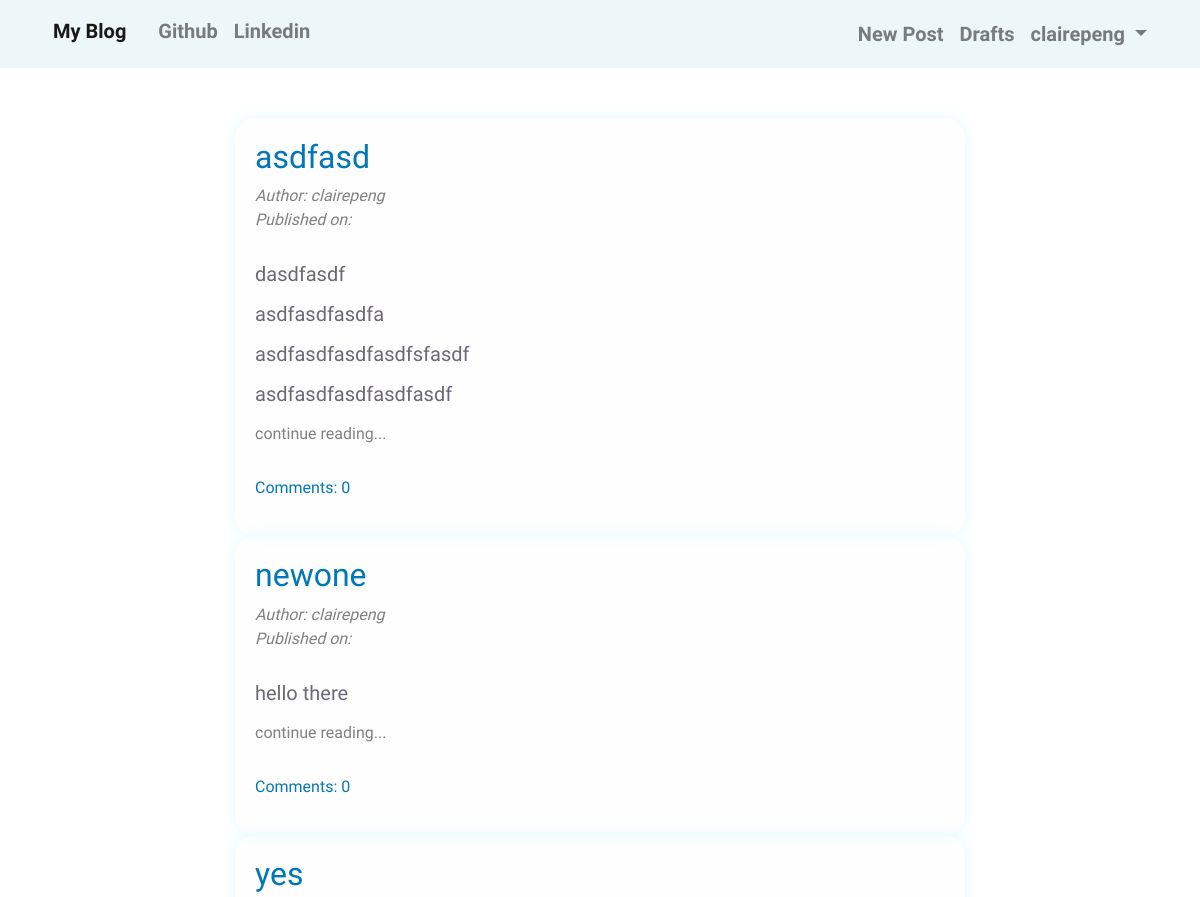
The page /drafts/ (signed in, upper part) on the database as committed earlier.
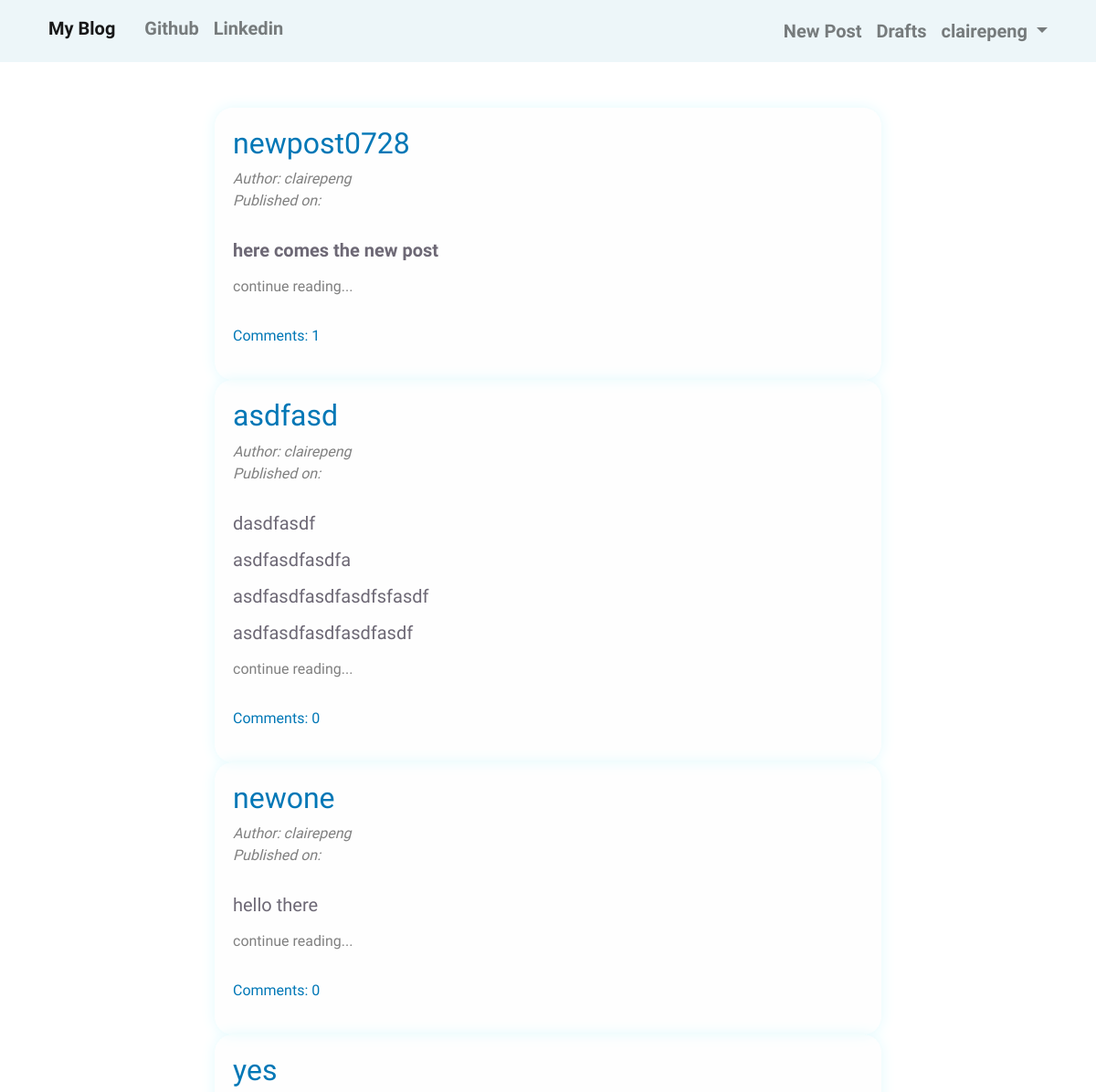
The same page on the database as committed later.
### blog/models.py (models this page shows, shortened)
class Post(models.Model):
    author = models.ForeignKey('auth.User',on_delete=models.CASCADE,related_name='post')
    title = models.CharField(max_length=128)
    text = models.TextField()
    create_date = models.DateTimeField(default=timezone.now)
    published_date = models.DateTimeField(blank=True,null=True)
    def approved_comment(self):
        return self.comments.filter(approved_comment=True)

### blog/views.py (the view)
# urls.py: path('drafts/',views.DraftListView.as_view(),name='draft_list'),
class DraftListView(LoginRequiredMixin,ListView):
    model = models.Post
    def get_queryset(self):
        return models.Post.objects.filter(published_date__isnull=True).order_by('-create_date')

### blog/templates/blog/post_list.html (shortened to what this page needs)
{% extends 'blog/base.html' %}
{% block content %}
<div class='blog'>
    {% for post in post_list %}
    <div class='post'>
        <h2><a href="{% url 'post_detail' pk=post.pk %}">{{ post.title }}</a></h2>
        <span style='color:grey; font-style: italic;'>Author: {{ post.author }}</span><br>
        <span style='color:grey; font-style: italic;' class='date'>Published on:
            {{post.published_date|date:"D M Y"}}</span>
        <div class='post-content'>
            <h5 style='color:#6d6875'>{{ post.text|safe|linebreaks|truncatechars:200}}</h5>
            <p><a style='color:grey;' href="{% url 'post_detail' pk=post.pk %}">continue reading...</a></p>
        </div>
        <p><a style='color:#0077b6;' href="{% url 'post_detail' pk=post.pk %}">Comments:
                {{ post.approved_comment.count }}</a></p>
    </div>
    {% endfor %}
</div>
{% endblock %}

### blog/templates/blog/base.html (shortened to what this page needs)
<!DOCTYPE html>
{% load static %}
<html lang="en">
<head>
    <link rel="stylesheet" href="https://stackpath.bootstrapcdn.com/bootstrap/4.3.1/css/bootstrap.min.css"
>
    <link rel="stylesheet" href="//cdn.jsdelivr.net/npm/medium-editor@latest/dist/css/medium-editor.min.css"
        type="text/css" media="screen" charset="utf-8">
    <link rel="stylesheet" href="{% static 'css/blog.css' %}" />
</head>
<body>
    <nav class="navbar navbar-expand-lg navbar-light nav-font" style="background-color: #edf6f9;">
        <div class="container">
            <ul class="nav navbar-nav">
                <li><a class="navbar-brand" href="{% url 'post_list' %}">My Blog</a></li>
                <li><a class="nav-link" href="https://github.com/clairepeng0808" target="_blank">Github</a></li>
                <li><a class="nav-link" href="https://www.linkedin.com/in/clairepeng0808/" target="_blank">Linkedin</a>
                </li>
            </ul>
            <ul class="nav navbar-nav navbar-right">
                {% if user.is_authenticated %}
                <li class="nav-item">
                    <a class="nav-link" href="{% url 'new' %}">New Post</a>
                </li>
                <li class="nav-item">
                    <a class="nav-link" href="{% url 'draft_list' %}">Drafts</a>
                </li>
                <li class="nav-item dropdown">
                    <a class="nav-link dropdown-toggle" href="#" id="navbarDropdownMenuLink" role="button"
                        data-toggle="dropdown" aria-haspopup="true" aria-expanded="true">
                        {{ user.username }}
                    </a>
                </li>
                {% else %}
                <li><a class="nav-link" href="{% url 'login' %}">Log in</a></li>
                {% endif %}
            </ul>
        </div>
    </nav>
    <div class='content container'>
        <div class='row'>
            <div class='col-md-8 mx-auto'>
                {% block content %}{% endblock %}
            </div>
        </div>
    </div>
</body>
</html>

### blog/static/css/blog.css (style rules this page uses)
body { font-family: "Inconsolata", monospace; }
.nav-font { font-family: "Inconsolata", monospace; font-size: 1.25em; font-weight: bold; }
.content { margin-top: 30px; }
.navbar-brand { padding: 8px; height: 52px; font-size: 1.25rem; }
.post h2 a { color: #0077b6; }
.blog { margin-left: auto; margin-right: auto; margin: 20px auto; }
.post { background-color: rgba(250, 247, 247, 0.192); padding: 20px; border-radius: 20px; color: #6d6875; box-shadow: 0 0 1em #e3fafd; font-family: "Inconsolata", monospace; }
.post-content { margin: 30px 0; }
.add-comment h1, h2, h3, h4, h5 { color: black; }

Rows that differ between the two databases and show on the page:
added Post: title "newpost0728", author "clairepeng", text "here comes the new post", approved_comment.count "1"
